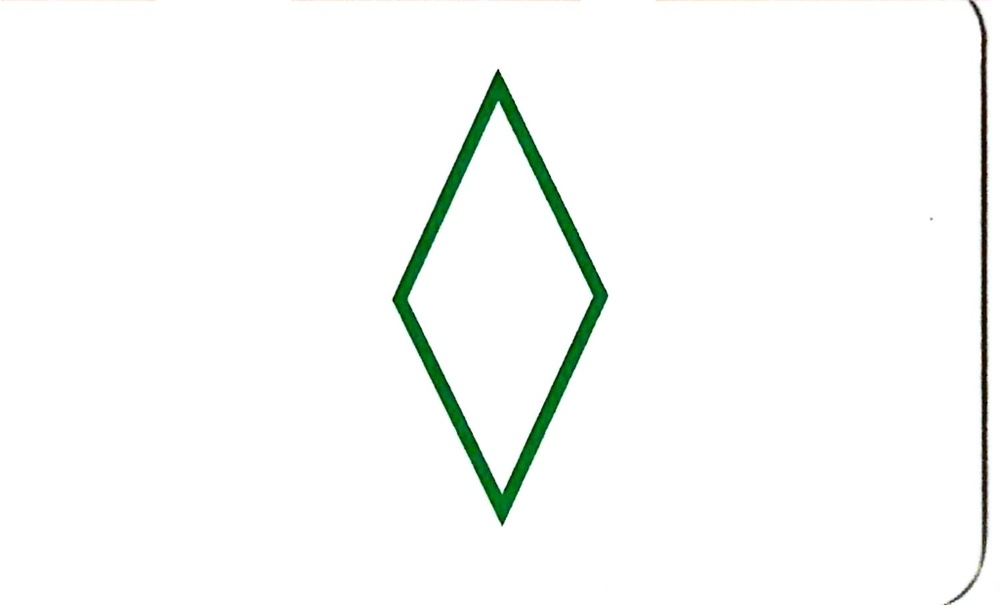
#> input picture data/original/1GED.jpg, 1000 x 605 px, shrunk from 1500 x 908 before the run, found by its file name; its folder holds only this picture in this run
$ python colour_softmax.py
#> lines starting #> are read from the running program, lines starting #| are printed output that depends on the picture
import cv2
import numpy as np
import matplotlib.pyplot as plt
import os
import logging
from termcolor import colored
from skimage import exposure

# Configure logging
logging.basicConfig(level=logging.INFO)
logger = logging.getLogger(__name__)

def softmax(x):
    """
    Compute the softmax of vector x in a numerically stable way.

    Args:
        x (np.array): Input array of values.

    Returns:
        np.array: Softmax probabilities.
    """
    x = np.array(x, dtype=np.float64)  # Ensure the input is in float64 for numerical stability
    max_x = np.max(x)
    shift_x = x - max_x  # Stability improvement
    exp_x = np.exp(shift_x)
    sum_exp_x = np.sum(exp_x)
    if sum_exp_x == 0:  # Avoid division by zero
        return np.zeros_like(x)
    return exp_x / sum_exp_x

def normalize_brightness(image):
    """
    Normalize the brightness of an image using histogram equalization.

    Args:
        image (np.array): Input RGB image.

    Returns:
        np.array: Brightness-normalized RGB image.
    """
    image_yuv = cv2.cvtColor(image, cv2.COLOR_RGB2YUV)
    image_yuv[:, :, 0] = cv2.equalizeHist(image_yuv[:, :, 0])
    return cv2.cvtColor(image_yuv, cv2.COLOR_YUV2RGB)

# [17 lines left out: function increase_brightness, not called in this run]

def check_and_adjust_brightness(image, threshold=100, increment=50):
    """
    Check the average brightness of an image and adjust it if it is too dark.

    Args:
        image (np.array): Input RGB image.
        threshold (int): Brightness threshold to decide if adjustment is needed.
        increment (int): Value by which to increase brightness if below threshold.

    Returns:
        np.array: Brightness-adjusted RGB image.
    """
    hsv = cv2.cvtColor(image, cv2.COLOR_RGB2HSV)
    brightness = np.mean(hsv[:, :, 2])
    if brightness < threshold:
        image = increase_brightness(image, increment)
    return image

def guess_dominant_color(image):
    """
    Guess the dominant color of an image based on heuristic rules.

    Args:
        image (np.array): Input RGB image.

    Returns:
        str: Guessed dominant color.
    """
    hsv = cv2.cvtColor(image, cv2.COLOR_RGB2HSV)
    brightness = np.mean(hsv[:, :, 2])
    logger.info(f"Brightness: {brightness}")

    if brightness < 50:
        return 'Blue'

    return None

# [20 lines left out: function plot_color_channels, not called in this run]

def get_dominant_color(image_path):
    """
    Determine the dominant color (Red, Green, Blue) in the given image.

    Args:
        image_path (str): Path to the image file.

    Returns:
        tuple: Dominant color name and dictionary of color confidences.
    """
#> called with image_path = './data/original/1GED.jpg'
    image = cv2.imread(image_path)
#> image is the input picture: shape (605, 1000, 3); mean B, G, R 248.6, 250.2, 248.2
    if image is None:
        raise ValueError(f"Image at path {image_path} could not be loaded.")

    image = cv2.cvtColor(image, cv2.COLOR_BGR2RGB)

    # Check and adjust brightness if necessary
    image = check_and_adjust_brightness(image)
#> in check_and_adjust_brightness, `hsv = cv2.cvtColor(image, cv2.COLOR_RGB2HSV)`: hsv: shape (605, 1000, 3); mean H, S, V 5.3, 5.8, 250.2
#> in check_and_adjust_brightness, `brightness = np.mean(hsv[:, :, 2])`: brightness = 250.2

    # Normalize brightness
    image = normalize_brightness(image)
#> in normalize_brightness, `image_yuv = cv2.cvtColor(image, cv2.COLOR_RGB2YUV)`: image_yuv: shape (605, 1000, 3); mean of channels 0, 1, 2 249.4, 127.6, 127
#> in normalize_brightness, `image_yuv[:, :, 0] = cv2.equalizeHist(image_yuv[:, :, 0])`: image_yuv: shape (605, 1000, 3); mean of channels 0, 1, 2 236.8, 127.6, 127
#> in normalize_brightness, `return cv2.cvtColor(image_yuv, cv2.COLOR_YUV2RGB)`:
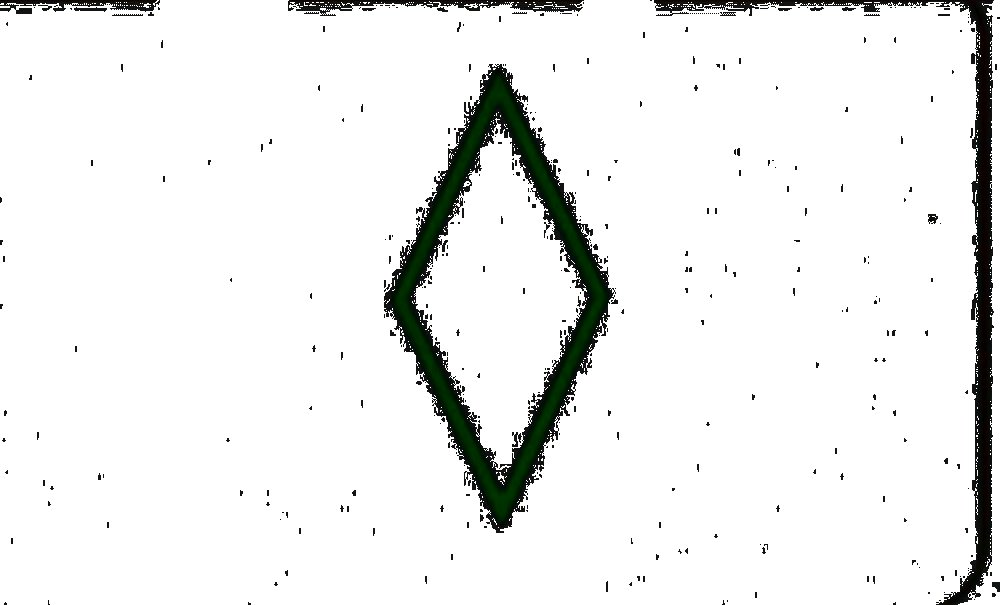
#> returned value: shape (605, 1000, 3); mean R, G, B 236.7, 237.6, 236.6

    # Plot color channels for debugging
    # plot_color_channels(image, "Normalized Image and Color Channels")

    # Calculate the sum of each color channel
    red_sum = np.sum(image[:, :, 0])
#> red_sum = 143191190
    green_sum = np.sum(image[:, :, 1])
#> green_sum = 143720014
    blue_sum = np.sum(image[:, :, 2])
#> blue_sum = 143156712

    logger.info(f"Red Sum: {red_sum}, Green Sum: {green_sum}, Blue Sum: {blue_sum}")

    # Heuristic rule: if the image is very dark, guess blue
    dominant_color = guess_dominant_color(image)
#> in guess_dominant_color, `hsv = cv2.cvtColor(image, cv2.COLOR_RGB2HSV)`: hsv: shape (605, 1000, 3); mean H, S, V 5, 10.7, 237.6
#> in guess_dominant_color, `brightness = np.mean(hsv[:, :, 2])`: brightness = 237.6
    if dominant_color:
        return dominant_color, {'Red': 0.0, 'Green': 0.0, 'Blue': 1.0}

    # Compute softmax confidences
    confidences = softmax([red_sum, green_sum, blue_sum])
#> in softmax, `x = np.array(x, dtype=np.float64)`: x = [143191190, 143720014, 143156712]
#> in softmax, `max_x = np.max(x)`: max_x = 143720014
#> in softmax, `shift_x = x - max_x`: shift_x = [-528824, 0, -563302]
#> in softmax, `exp_x = np.exp(shift_x)`: exp_x = [0, 1, 0]
#> in softmax, `sum_exp_x = np.sum(exp_x)`: sum_exp_x = 1
#> confidences = [0, 1, 0]

    # Map results to colors
    color_names = ['Red', 'Green', 'Blue']
    color_confidences = dict(zip(color_names, confidences))
#> color_confidences = {'Red': 0, 'Green': 1, 'Blue': 0}

    # Find the dominant color
    dominant_color = color_names[np.argmax(confidences)]
#> dominant_color = 'Green'

    return dominant_color, color_confidences

# [13 lines left out: function display_image_with_text, not called in this run]

def evaluate_directory(directory_path):
    """
    Evaluate all images in the specified directory, checking the dominant color
    against the expected color indicated by the file name.

    Args:
        directory_path (str): Path to the directory containing image files.

    Returns:
        list: List of incorrectly classified file names.
    """
    color_map = {'R': 'Red', 'G': 'Green', 'P': 'Blue'}
    correct_count = 0
    incorrect_count = 0
    incorrect_files = []
    total_confidences = {'Red': [], 'Green': [], 'Blue': []}

    for filename in os.listdir(directory_path):
        if not filename.endswith(('.jpg', '.png')):
            logger.info(f"Skipping non-image file: {filename}")
            continue

        expected_color_code = filename[1]
        if expected_color_code not in color_map:
            logger.info(f"Skipping file with unexpected color code: {filename}")
            continue

        expected_color = color_map[expected_color_code]
        image_path = os.path.join(directory_path, filename)

        try:
            dominant_color, confidences = get_dominant_color(image_path)
#> dominant_color = 'Green'; confidences = {'Red': 0, 'Green': 1, 'Blue': 0}

            for color, confidence in confidences.items():
                total_confidences[color].append(confidence)
#> this loop made 3 passes
#> (color, confidence) on passes 1 to 3: ('Red', 0), ('Green', 1), ('Blue', 0)

            if dominant_color == expected_color:
                correct_count += 1
                log_color = 'green'
            else:
                incorrect_count += 1
                incorrect_files.append(filename)
                log_color = 'red'

            log_text = f"File: {filename}, Expected: {expected_color}, Detected: {dominant_color}, Confidences: {confidences}"
            logger.info(colored(log_text, log_color))
        except ValueError as e:
            logger.error(e)

    total_files = correct_count + incorrect_count
    accuracy = correct_count / total_files if total_files > 0 else 0

    avg_confidences = {color: (sum(confs) / len(confs) if confs else 0) for color, confs in total_confidences.items()}
#> avg_confidences = {'Red': 0, 'Green': 1, 'Blue': 0}

    summary_text = (
        f"\nTotal Files: {total_files}\n"
        f"Correct: {correct_count}\n"
        f"Incorrect: {incorrect_count}\n"
        f"Accuracy: {accuracy * 100:.2f}%\n"
        f"Average Confidences: {avg_confidences}"
    )

    logger.info(colored(summary_text, 'yellow'))

    return incorrect_files


if __name__ == "__main__":
    directory_path = "./data/original"
    incorrect_files = evaluate_directory(directory_path)
    logger.info(f"\nIncorrectly Classified Files: {incorrect_files}")

$ run again, on data/original/1GEO.jpg
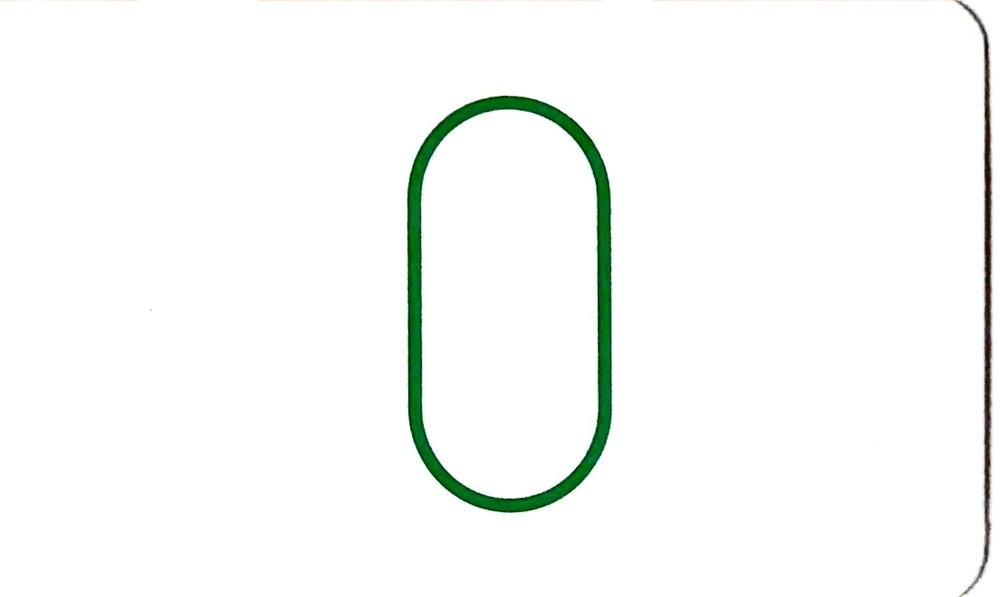
#> input picture data/original/1GEO.jpg, 1000 x 597 px, shrunk from 1500 x 896 before the run, found by its file name
#> in get_dominant_color, image is the input picture: shape (597, 1000, 3); mean B, G, R 248.1, 249.8, 247.7
#> in check_and_adjust_brightness, `brightness = np.mean(hsv[:, :, 2])`: brightness = 250
#> in normalize_brightness, `return cv2.cvtColor(image_yuv, cv2.COLOR_YUV2RGB)`:
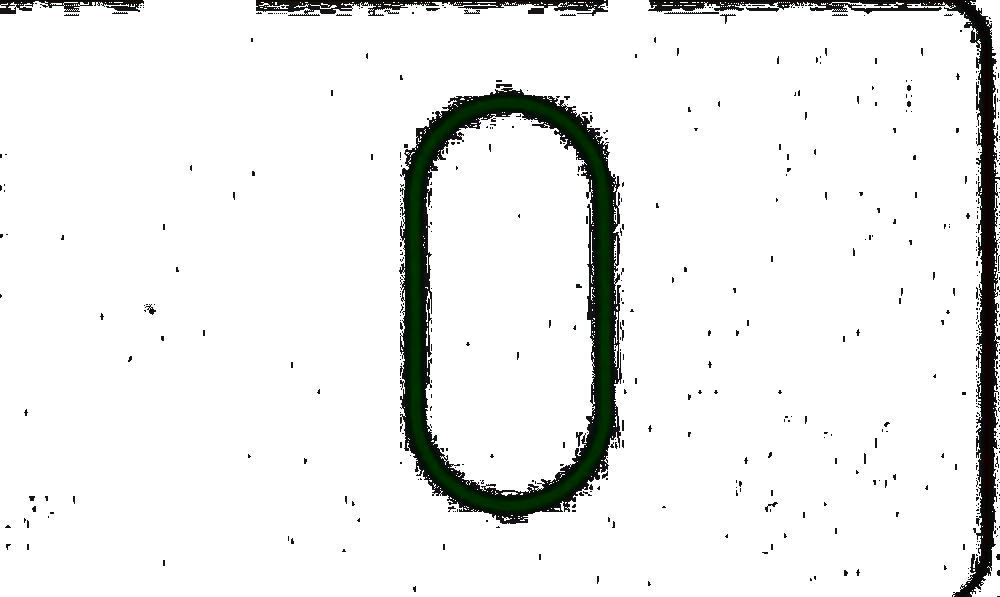
#> returned value: shape (597, 1000, 3); mean R, G, B 235.7, 236.6, 235.6
#> red_sum = 140694654
#> green_sum = 141252344
#> blue_sum = 140651889
#> in guess_dominant_color, `brightness = np.mean(hsv[:, :, 2])`: brightness = 236.7
#> x = [140694654, 141252344, 140651889]
#> max_x = 141252344
#> shift_x = [-557690, 0, -600455]
#> exp_x = [0, 1, 0]
#> sum_exp_x = 1
#> in get_dominant_color, `confidences = softmax([red_sum, green_sum, blue_sum])`: confidences = [0, 1, 0]
#> color_confidences = {'Red': 0, 'Green': 1, 'Blue': 0}
#> in get_dominant_color, `dominant_color = color_names[np.argmax(confidences)]`: dominant_color = 'Green'
#> in evaluate_directory, `dominant_color, confidences = get_dominant_color(image_path)`: confidences = {'Red': 0, 'Green': 1, 'Blue': 0}
#> the loop in evaluate_directory, `for color, confidence in confidences.items():` made 3 passes
#> (color, confidence) on passes 1 to 3: ('Red', 0), ('Green', 1), ('Blue', 0)
